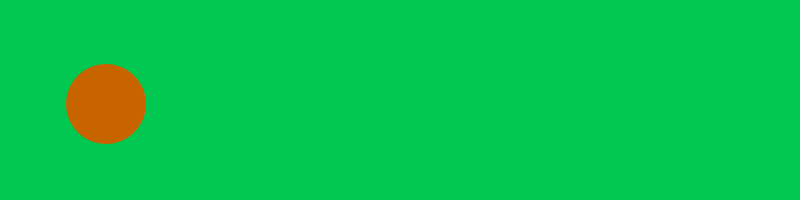
Frame 1 (no input)
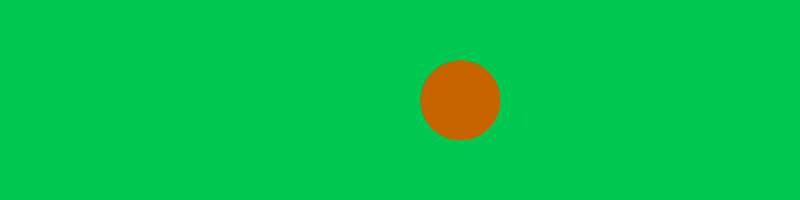
Frame 60 (the mouse pressed at the canvas centre just before this capture)
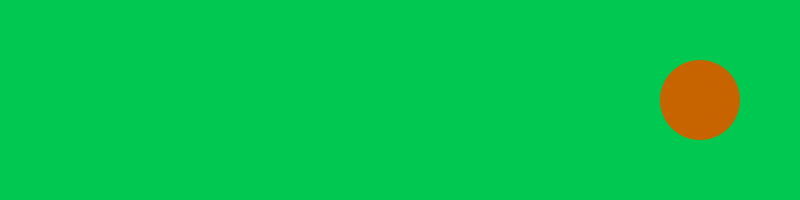
Frame 120 (the mouse held since frame 60 and released just before this capture)

The Processing sketch that drew these frames (run headless with seeded random() and noise(); from frame 60 on, the mouse is pressed at the canvas centre):

// Processing sketch: PV015_singleBallBouncingProcedural
// ── PV015_singleBallBouncingProcedural.pde
int x, y, ballRadius, xSpeed, ySpeed;

void setup() {
  size(800, 200);
  
  x = 100;
  y = 100;
  
  xSpeed = 6;
  ySpeed = 4;
  
  ballRadius = 40;
}

void draw() {
  refresh();
  moveBall();
  drawBall();
}

void refresh() {
  final color bkgColor = color(0, 200, 80);
  background(bkgColor);
}

void moveBall() {
  if (x >= width - ballRadius || x <= ballRadius) xSpeed = -xSpeed;
  if (y >= height - ballRadius || y <= ballRadius) ySpeed = -ySpeed;
  x += xSpeed;
  y += ySpeed;
}

void drawBall() {
  final color ballColor = color(200, 100, 0);
  pushStyle();
  noStroke();
  fill(ballColor);
  circle(x, y, 2*ballRadius);
  popStyle();
}
